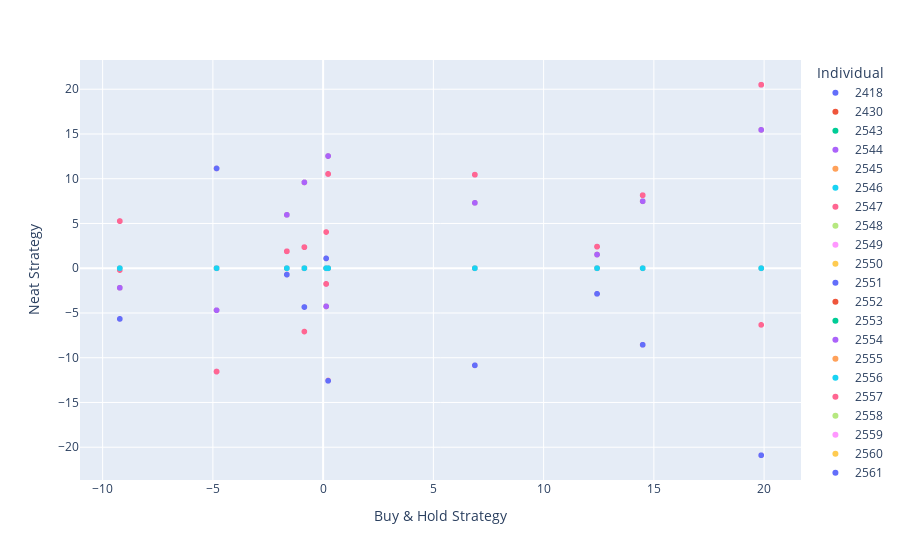

The notebook cell this image was saved under:
### Code cell
import pandas as pd
import plotly.express as px
relative_performance = pd.DataFrame({
    'Buy & Hold Strategy': performances['performance'].apply(lambda x: x['Buy & Hold Return [%]']),
    'Neat Strategy': performances['performance'].apply(lambda x: x['Return [%]']),
    'Individual': performances['individual_index']
})
px.scatter(relative_performance, x='Buy & Hold Strategy', y='Neat Strategy', color='Individual').show()
#relative_performance
